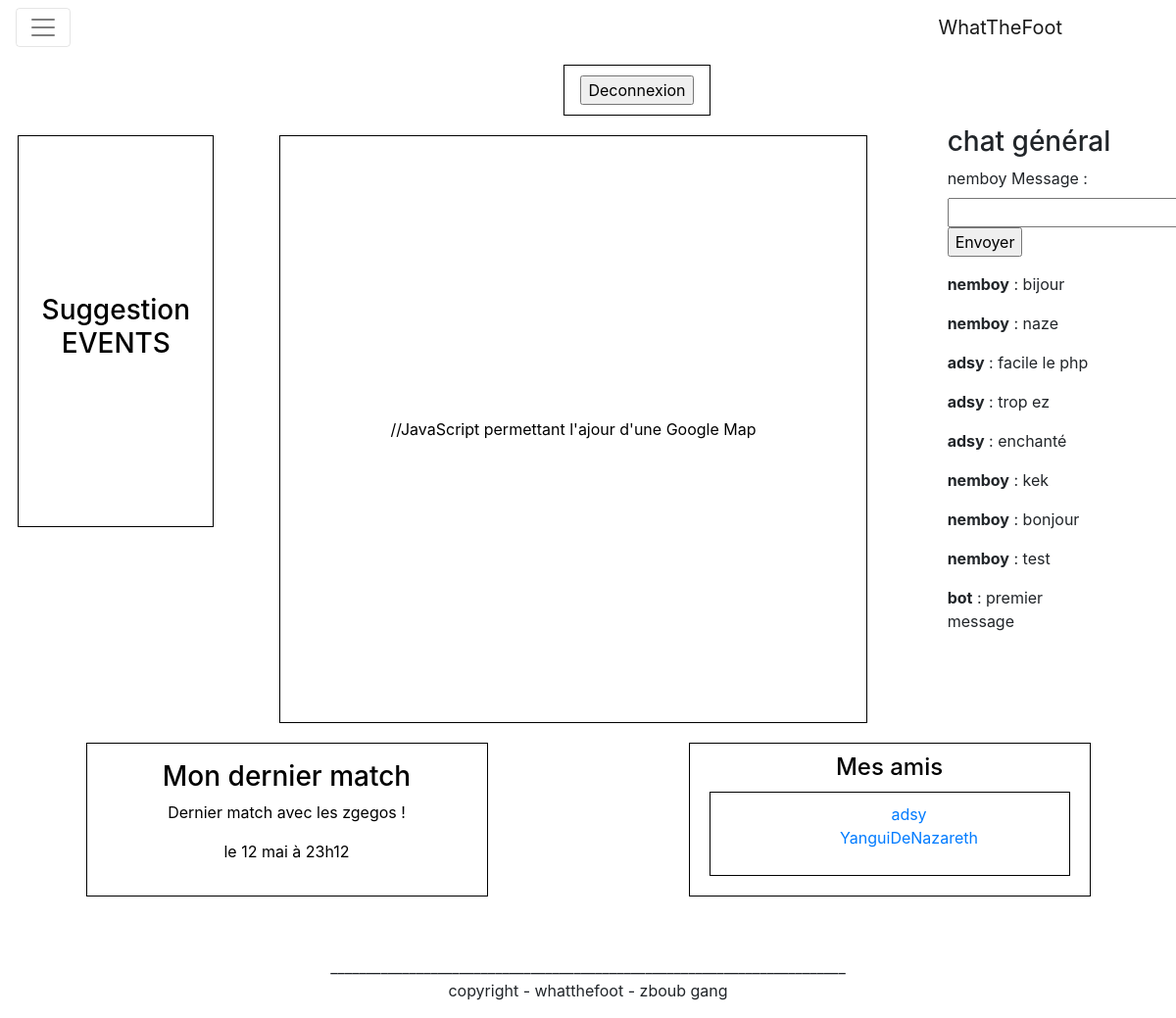
Page / (signed in) on the committed database.
### tables this page shows
CREATE TABLE IF NOT EXISTS `chatgen` (
  `idMessage` int(11) NOT NULL AUTO_INCREMENT,
  `Pseudo` varchar(45) NOT NULL,
  `message` varchar(255) NOT NULL,
  PRIMARY KEY (`idMessage`)
);

CREATE TABLE IF NOT EXISTS `amis` (
  `idAmi1` int(11) NOT NULL,
  `idAmi2` int(11) NOT NULL,
  KEY `idAmi1` (`idAmi1`),
  KEY `idAmi2` (`idAmi2`)
);

CREATE TABLE IF NOT EXISTS `client` (
  `idClient` int(11) NOT NULL AUTO_INCREMENT,
  `Pseudo` varchar(45) NOT NULL,
  `mdp` varchar(45) NOT NULL,
  `mail` varchar(45) NOT NULL,
  `Nom` varchar(45) DEFAULT NULL,
  `Prenom` varchar(45) DEFAULT NULL,
  `Birth` date DEFAULT NULL,
  `Ville` varchar(45) DEFAULT NULL,
  `Rue` varchar(45) DEFAULT NULL,
  `Numero` int(45) DEFAULT NULL,
  `Avatar` varchar(45) DEFAULT NULL,
  `Poste` varchar(45) DEFAULT NULL,
  `Description` varchar(200) DEFAULT NULL,
  PRIMARY KEY (`idClient`)
);

### VUE/chatgen.php (the view, shortened to what this page needs)
<aside class="col-2 mx-auto" id="chatgen">
                    <h3>chat général</h3>
			    <?php if(isset($_SESSION['id']))
			    {
?>
			    <form action="VUE/chatgen_post.php" method="post">
			        <p>
			        <?php echo $_SESSION['pseudo'];
			        ?>
			        <label for="message">Message</label> :  <input type="text" name="message" id="message" /><br />
			        <input type="submit" value="Envoyer" />
				</p>
			    </form>
				<?php
				}
				$bdd = bdd();
				$reponse = $bdd->query('SELECT Pseudo, message FROM chatgen ORDER BY idMessage DESC LIMIT 0, 10');
				while ($donnees = $reponse->fetch())
				{
					echo '<p><strong>' . htmlspecialchars($donnees['Pseudo']) . '</strong> : ' . htmlspecialchars($donnees['message']) . '</p>';
				}
				?>
                </aside>
</div>

### VUE/header.php (shortened to what this page needs)
<!DOCTYPE html>
<html>
    <head>
        <link rel="stylesheet" type="text/css" href="css\style.css">
        <link rel="stylesheet" href="https://maxcdn.bootstrapcdn.com/bootstrap/4.0.0-alpha.6/css/bootstrap.min.css">
        <link rel="stylesheet" href="//cdnjs.cloudflare.com/ajax/libs/jquery-confirm/3.3.2/jquery-confirm.min.css">
    </head>
    <body>
    <nav class="navbar navbar-toggleable-md navbar-light bg-faded">
  <button class="navbar-toggler navbar-toggler-right" type="button" data-toggle="collapse" data-target="#navbarSupportedContent" aria-controls="navbarSupportedContent" aria-expanded="false" aria-label="Toggle navigation">
    <span class="navbar-toggler-icon"></span>
  </button>
  <a class="navbar-brand" id="whatthefoot" href="#">WhatTheFoot</a>
</nav>

### index.php (shortened to what this page needs)
<?php
include('MODELE/modele_profil.php');
require('VUE/header.php');
if (isset($_SESSION['id'])) {
	require('vue/deconnexion.php');
}
require('vue/sug_events.php');
require('vue/map.php');
require('vue/chatgen.php');
require('vue/derniermatch.php');
require('vue/amis.php');
require('vue/footer.php');
 ?>

### VUE/deconnexion.php (shortened to what this page needs)
<div class="col-1 mx-auto">
	<form action="index.php" method="post" id="deconnexion">
		<input type="submit" value="Deconnexion" name="deco"/>
	</form>
</div>

### VUE/sug_events.php
<div class="row" id="wtf">
                <aside class="col-2 mx-auto" id="sug_event">
                    <h3>Suggestion EVENTS</h3>
                </aside>

### VUE/map.php (shortened to what this page needs)
<div class="col-6 mx-auto" id="map">
//JavaScript permettant l'ajour d'une Google Map
                </div>

### VUE/derniermatch.php
<div class="row">
                <div class="col-4 mx-auto" id="dernier_match">
                    <h3>Mon dernier match</h3>
                        <p>Dernier match avec les zgegos !</p>
                        <p>le 12 mai à 23h12</p>
                </div>

### VUE/amis.php
        <div class="col-4 mx-auto" id="amis">
            <h4>Mes amis
            </h4>
                <div id="liste_amis">
                    <ul>
                        <?php
                            if(isset($_SESSION['id']))
                            {
                                listeAmis();
                            }
                            else
                            {
                                echo "Vous n'êtes pas connecté";
                            }
                    ?>
                    </ul>
                </div>
        </div>
</div>

### MODELE/modele_profil.php (shortened to what this page needs)
<?php
function listeAmis()
{
			$bdd = bdd();
			$reponse = $bdd->query('SELECT idAmi1,idAmi2,Pseudo
									from amis
									join Client on idAmi2 = idClient
									where idAmi1 = "' .$_SESSION['id'].'"
									');
			  while ($donnees = $reponse->fetch())
	        	{
			?>
			<li>  <a href="<?php echo "pageProfil.php?pseudo=".$donnees['Pseudo']."&action=consulter" ?>"> <?php echo $donnees['Pseudo'] ?>   </a></li>
			<?php
				}
}
?>

### VUE/footer.php (shortened to what this page needs)
		<div class="row">
			<div class="col-6 mx-auto">
				<footer>
							________________________________________________________________________
				            <p>copyright - whatthefoot - zboub gang</p>
			    </footer>
			</div>
	    </div>
	</body>
</html>

### css/style.css (style rules this page uses)
body, html { height: 100%; margin: 0px; min-height: 100%; }
#menu, #banniere_image, #formevent, #sug_event, #map, #sug_amis, #dernier_match, #amis, #connexion, #deconnexion, #inscription, #inscript, #liste_amis, table, td, th, #amis, #profil, #formmodifevent { border: 1px solid black; margin: 10px; padding: 10px; text-align: center; align-content: center; color: black; }
#whatthefoot { margin-right: 100px; }
#deconnexion { width: 150px; }
#menu ul, li { text-decoration: none; list-style: none; }
#map { width: 1600px; height: 600px; }
#sug_event, #sug_amis { height: 400px; }
footer { margin-top: 50px; text-align: center; }
#dernier_match, #amis { width: 500px; }
#wtf { width: 100%; }

### rows in the picture
chatgen: Pseudo "nemboy", message "bijour"
chatgen: Pseudo "nemboy", message "naze"
chatgen: Pseudo "adsy", message "facile le php"
chatgen: Pseudo "adsy", message "trop ez"
chatgen: Pseudo "adsy", message "enchanté"
chatgen: Pseudo "nemboy", message "kek"
chatgen: Pseudo "nemboy", message "bonjour"
chatgen: Pseudo "nemboy", message "test"
chatgen: Pseudo "bot", message "premier message"
amis: idAmi2.Pseudo "adsy"
amis: idAmi2.Pseudo "YanguiDeNazareth"

### other values in the picture
$_SESSION['pseudo'] "nemboy"
